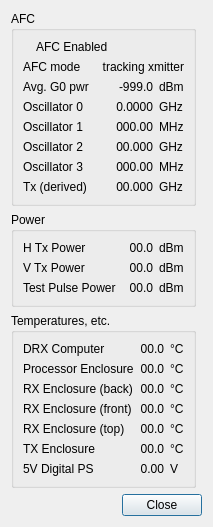
<?xml version="1.0" encoding="UTF-8"?>
<ui version="4.0">
 <class>KadrxMonitorDetails</class>
 <widget class="QDialog" name="KadrxMonitorDetails">
  <property name="geometry">
   <rect>
    <x>0</x>
    <y>0</y>
    <width>207</width>
    <height>487</height>
   </rect>
  </property>
  <property name="windowTitle">
   <string>kadrx Monitoring Details</string>
  </property>
  <layout class="QGridLayout" name="gridLayout">
   <item row="2" column="0">
    <widget class="QGroupBox" name="tempBox">
     <property name="title">
      <string>Temperatures, etc.</string>
     </property>
     <layout class="QGridLayout" name="gridLayout_4">
      <item row="2" column="2">
       <widget class="QLabel" name="rxBackTempUnits">
        <property name="text">
         <string>&lt;html&gt;&lt;head/&gt;&lt;body&gt;&lt;p&gt;°C&lt;/p&gt;&lt;/body&gt;&lt;/html&gt;</string>
        </property>
       </widget>
      </item>
      <item row="0" column="2">
       <widget class="QLabel" name="drxComputerTempUnits">
        <property name="sizePolicy">
         <sizepolicy hsizetype="Minimum" vsizetype="Preferred">
          <horstretch>0</horstretch>
          <verstretch>0</verstretch>
         </sizepolicy>
        </property>
        <property name="text">
         <string>&lt;html&gt;&lt;head/&gt;&lt;body&gt;&lt;p&gt;°C&lt;/p&gt;&lt;/body&gt;&lt;/html&gt;</string>
        </property>
       </widget>
      </item>
      <item row="7" column="2">
       <widget class="QLabel" name="psVoltageUnits">
        <property name="text">
         <string>V</string>
        </property>
       </widget>
      </item>
      <item row="1" column="2">
       <widget class="QLabel" name="procBoxTempUnits">
        <property name="sizePolicy">
         <sizepolicy hsizetype="Minimum" vsizetype="Preferred">
          <horstretch>0</horstretch>
          <verstretch>0</verstretch>
         </sizepolicy>
        </property>
        <property name="text">
         <string>&lt;html&gt;&lt;head/&gt;&lt;body&gt;&lt;p&gt;°C&lt;/p&gt;&lt;/body&gt;&lt;/html&gt;</string>
        </property>
       </widget>
      </item>
      <item row="3" column="1">
       <widget class="QLabel" name="rxBoxFrontValue">
        <property name="text">
         <string>00.0</string>
        </property>
        <property name="alignment">
         <set>Qt::AlignRight|Qt::AlignTrailing|Qt::AlignVCenter</set>
        </property>
       </widget>
      </item>
      <item row="3" column="0">
       <widget class="QLabel" name="rxFrontTempLabel">
        <property name="text">
         <string>RX Enclosure (front)</string>
        </property>
       </widget>
      </item>
      <item row="5" column="0">
       <widget class="QLabel" name="rxBoxTopLabel">
        <property name="text">
         <string>RX Enclosure (top)</string>
        </property>
       </widget>
      </item>
      <item row="5" column="2">
       <widget class="QLabel" name="rxBoxTopUnits">
        <property name="text">
         <string>&lt;html&gt;&lt;head/&gt;&lt;body&gt;&lt;p&gt;°C&lt;/p&gt;&lt;/body&gt;&lt;/html&gt;</string>
        </property>
       </widget>
      </item>
      <item row="2" column="0">
       <widget class="QLabel" name="rxBackTempLabel">
        <property name="text">
         <string>RX Enclosure (back)</string>
        </property>
       </widget>
      </item>
      <item row="7" column="0">
       <widget class="QLabel" name="psVoltageLabel">
        <property name="text">
         <string>5V Digital PS</string>
        </property>
       </widget>
      </item>
      <item row="7" column="1">
       <widget class="QLabel" name="psVoltageValue">
        <property name="text">
         <string>0.00</string>
        </property>
        <property name="alignment">
         <set>Qt::AlignRight|Qt::AlignTrailing|Qt::AlignVCenter</set>
        </property>
       </widget>
      </item>
      <item row="2" column="1">
       <widget class="QLabel" name="rxBackTempValue">
        <property name="text">
         <string>00.0</string>
        </property>
        <property name="alignment">
         <set>Qt::AlignRight|Qt::AlignTrailing|Qt::AlignVCenter</set>
        </property>
       </widget>
      </item>
      <item row="1" column="0">
       <widget class="QLabel" name="procBoxTempLabel">
        <property name="text">
         <string>Processor Enclosure</string>
        </property>
       </widget>
      </item>
      <item row="1" column="1">
       <widget class="QLabel" name="procBoxTempValue">
        <property name="sizePolicy">
         <sizepolicy hsizetype="MinimumExpanding" vsizetype="Preferred">
          <horstretch>0</horstretch>
          <verstretch>0</verstretch>
         </sizepolicy>
        </property>
        <property name="text">
         <string>00.0</string>
        </property>
        <property name="alignment">
         <set>Qt::AlignRight|Qt::AlignTrailing|Qt::AlignVCenter</set>
        </property>
       </widget>
      </item>
      <item row="5" column="1">
       <widget class="QLabel" name="rxBoxTopValue">
        <property name="text">
         <string>00.0</string>
        </property>
        <property name="alignment">
         <set>Qt::AlignRight|Qt::AlignTrailing|Qt::AlignVCenter</set>
        </property>
       </widget>
      </item>
      <item row="0" column="1">
       <widget class="QLabel" name="drxComputerTempValue">
        <property name="sizePolicy">
         <sizepolicy hsizetype="MinimumExpanding" vsizetype="Preferred">
          <horstretch>0</horstretch>
          <verstretch>0</verstretch>
         </sizepolicy>
        </property>
        <property name="text">
         <string>00.0</string>
        </property>
        <property name="alignment">
         <set>Qt::AlignRight|Qt::AlignTrailing|Qt::AlignVCenter</set>
        </property>
       </widget>
      </item>
      <item row="0" column="0">
       <widget class="QLabel" name="drxComputerTempLabel">
        <property name="text">
         <string>DRX Computer</string>
        </property>
       </widget>
      </item>
      <item row="3" column="2">
       <widget class="QLabel" name="rxBoxFrontUnits">
        <property name="text">
         <string>&lt;html&gt;&lt;head/&gt;&lt;body&gt;&lt;p&gt;°C&lt;/p&gt;&lt;/body&gt;&lt;/html&gt;</string>
        </property>
       </widget>
      </item>
      <item row="6" column="0">
       <widget class="QLabel" name="txBoxTempLabel">
        <property name="text">
         <string>TX Enclosure</string>
        </property>
       </widget>
      </item>
      <item row="6" column="1">
       <widget class="QLabel" name="txBoxTempValue">
        <property name="text">
         <string>00.0</string>
        </property>
        <property name="alignment">
         <set>Qt::AlignRight|Qt::AlignTrailing|Qt::AlignVCenter</set>
        </property>
       </widget>
      </item>
      <item row="6" column="2">
       <widget class="QLabel" name="txBoxTempUnits">
        <property name="text">
         <string>&lt;html&gt;&lt;head/&gt;&lt;body&gt;&lt;p&gt;°C&lt;/p&gt;&lt;/body&gt;&lt;/html&gt;</string>
        </property>
       </widget>
      </item>
     </layout>
    </widget>
   </item>
   <item row="10" column="0" colspan="2">
    <widget class="QDialogButtonBox" name="buttonBox">
     <property name="focusPolicy">
      <enum>Qt::TabFocus</enum>
     </property>
     <property name="orientation">
      <enum>Qt::Horizontal</enum>
     </property>
     <property name="standardButtons">
      <set>QDialogButtonBox::Close</set>
     </property>
    </widget>
   </item>
   <item row="1" column="0">
    <widget class="QGroupBox" name="powerBox">
     <property name="sizePolicy">
      <sizepolicy hsizetype="MinimumExpanding" vsizetype="Preferred">
       <horstretch>0</horstretch>
       <verstretch>0</verstretch>
      </sizepolicy>
     </property>
     <property name="title">
      <string>Power</string>
     </property>
     <layout class="QGridLayout" name="gridLayout_3">
      <item row="0" column="2">
       <widget class="QLabel" name="hTxPowerUnits">
        <property name="sizePolicy">
         <sizepolicy hsizetype="Minimum" vsizetype="Preferred">
          <horstretch>0</horstretch>
          <verstretch>0</verstretch>
         </sizepolicy>
        </property>
        <property name="text">
         <string>dBm</string>
        </property>
       </widget>
      </item>
      <item row="0" column="0">
       <widget class="QLabel" name="hTxPowerLabel">
        <property name="text">
         <string>H Tx Power</string>
        </property>
       </widget>
      </item>
      <item row="2" column="0">
       <widget class="QLabel" name="testPulsePowerLabel">
        <property name="text">
         <string>Test Pulse Power</string>
        </property>
       </widget>
      </item>
      <item row="2" column="1">
       <widget class="QLabel" name="testPulsePowerValue">
        <property name="sizePolicy">
         <sizepolicy hsizetype="MinimumExpanding" vsizetype="Preferred">
          <horstretch>0</horstretch>
          <verstretch>0</verstretch>
         </sizepolicy>
        </property>
        <property name="text">
         <string>00.0</string>
        </property>
        <property name="alignment">
         <set>Qt::AlignRight|Qt::AlignTrailing|Qt::AlignVCenter</set>
        </property>
       </widget>
      </item>
      <item row="2" column="2">
       <widget class="QLabel" name="testPulsePowerUnits">
        <property name="sizePolicy">
         <sizepolicy hsizetype="Minimum" vsizetype="Preferred">
          <horstretch>0</horstretch>
          <verstretch>0</verstretch>
         </sizepolicy>
        </property>
        <property name="text">
         <string>dBm</string>
        </property>
       </widget>
      </item>
      <item row="1" column="2">
       <widget class="QLabel" name="vTxPowerUnits">
        <property name="sizePolicy">
         <sizepolicy hsizetype="Minimum" vsizetype="Preferred">
          <horstretch>0</horstretch>
          <verstretch>0</verstretch>
         </sizepolicy>
        </property>
        <property name="text">
         <string>dBm</string>
        </property>
       </widget>
      </item>
      <item row="0" column="1">
       <widget class="QLabel" name="hTxPowerValue">
        <property name="sizePolicy">
         <sizepolicy hsizetype="MinimumExpanding" vsizetype="Preferred">
          <horstretch>0</horstretch>
          <verstretch>0</verstretch>
         </sizepolicy>
        </property>
        <property name="text">
         <string>00.0</string>
        </property>
        <property name="alignment">
         <set>Qt::AlignRight|Qt::AlignTrailing|Qt::AlignVCenter</set>
        </property>
       </widget>
      </item>
      <item row="1" column="1">
       <widget class="QLabel" name="vTxPowerValue">
        <property name="sizePolicy">
         <sizepolicy hsizetype="MinimumExpanding" vsizetype="Preferred">
          <horstretch>0</horstretch>
          <verstretch>0</verstretch>
         </sizepolicy>
        </property>
        <property name="text">
         <string>00.0</string>
        </property>
        <property name="alignment">
         <set>Qt::AlignRight|Qt::AlignTrailing|Qt::AlignVCenter</set>
        </property>
       </widget>
      </item>
      <item row="1" column="0">
       <widget class="QLabel" name="vTxPowerLabel">
        <property name="text">
         <string>V Tx Power</string>
        </property>
       </widget>
      </item>
     </layout>
     <zorder>hTxPowerLabel</zorder>
     <zorder>hTxPowerValue</zorder>
     <zorder>hTxPowerUnits</zorder>
     <zorder>vTxPowerLabel</zorder>
     <zorder>vTxPowerValue</zorder>
     <zorder>vTxPowerUnits</zorder>
     <zorder>testPulsePowerLabel</zorder>
     <zorder>testPulsePowerValue</zorder>
     <zorder>testPulsePowerUnits</zorder>
    </widget>
   </item>
   <item row="0" column="0">
    <widget class="QGroupBox" name="afcBox">
     <property name="sizePolicy">
      <sizepolicy hsizetype="MinimumExpanding" vsizetype="Preferred">
       <horstretch>0</horstretch>
       <verstretch>0</verstretch>
      </sizepolicy>
     </property>
     <property name="title">
      <string>AFC</string>
     </property>
     <property name="flat">
      <bool>false</bool>
     </property>
     <property name="checkable">
      <bool>false</bool>
     </property>
     <layout class="QVBoxLayout" name="verticalLayout">
      <item>
       <widget class="QFrame" name="afcEnabledFrame">
        <property name="frameShape">
         <enum>QFrame::NoFrame</enum>
        </property>
        <property name="frameShadow">
         <enum>QFrame::Raised</enum>
        </property>
        <layout class="QHBoxLayout" name="horizontalLayout">
         <property name="margin">
          <number>0</number>
         </property>
         <item>
          <widget class="QLabel" name="afcEnabledIcon">
           <property name="text">
            <string/>
           </property>
           <property name="pixmap">
            <pixmap resource="KaGuiMainWindow.qrc">:/greenLED_off.png</pixmap>
           </property>
          </widget>
         </item>
         <item>
          <widget class="QLabel" name="afcEnabledLabel">
           <property name="sizePolicy">
            <sizepolicy hsizetype="MinimumExpanding" vsizetype="Preferred">
             <horstretch>0</horstretch>
             <verstretch>0</verstretch>
            </sizepolicy>
           </property>
           <property name="text">
            <string>AFC Enabled</string>
           </property>
          </widget>
         </item>
        </layout>
       </widget>
      </item>
      <item>
       <widget class="QFrame" name="oscillatorFrame">
        <property name="frameShape">
         <enum>QFrame::NoFrame</enum>
        </property>
        <property name="frameShadow">
         <enum>QFrame::Raised</enum>
        </property>
        <layout class="QGridLayout" name="gridLayout_5">
         <property name="margin">
          <number>0</number>
         </property>
         <item row="5" column="2">
          <widget class="QLabel" name="osc3FreqUnits">
           <property name="text">
            <string>MHz</string>
           </property>
          </widget>
         </item>
         <item row="3" column="0">
          <widget class="QLabel" name="osc1FreqLabel">
           <property name="text">
            <string>Oscillator 1</string>
           </property>
          </widget>
         </item>
         <item row="4" column="2">
          <widget class="QLabel" name="osc2FreqUnits">
           <property name="text">
            <string>GHz</string>
           </property>
          </widget>
         </item>
         <item row="4" column="1">
          <widget class="QLabel" name="osc2FreqValue">
           <property name="sizePolicy">
            <sizepolicy hsizetype="MinimumExpanding" vsizetype="Preferred">
             <horstretch>0</horstretch>
             <verstretch>0</verstretch>
            </sizepolicy>
           </property>
           <property name="text">
            <string>00.000</string>
           </property>
           <property name="alignment">
            <set>Qt::AlignRight|Qt::AlignTrailing|Qt::AlignVCenter</set>
           </property>
          </widget>
         </item>
         <item row="2" column="1">
          <widget class="QLabel" name="osc0FreqValue">
           <property name="sizePolicy">
            <sizepolicy hsizetype="MinimumExpanding" vsizetype="Preferred">
             <horstretch>0</horstretch>
             <verstretch>0</verstretch>
            </sizepolicy>
           </property>
           <property name="text">
            <string>0.0000</string>
           </property>
           <property name="alignment">
            <set>Qt::AlignRight|Qt::AlignTrailing|Qt::AlignVCenter</set>
           </property>
          </widget>
         </item>
         <item row="3" column="2">
          <widget class="QLabel" name="osc1FreqUnits">
           <property name="text">
            <string>MHz</string>
           </property>
          </widget>
         </item>
         <item row="4" column="0">
          <widget class="QLabel" name="osc2FreqLabel">
           <property name="text">
            <string>Oscillator 2</string>
           </property>
          </widget>
         </item>
         <item row="2" column="2">
          <widget class="QLabel" name="osc0FreqUnits">
           <property name="text">
            <string>GHz</string>
           </property>
          </widget>
         </item>
         <item row="5" column="1">
          <widget class="QLabel" name="osc3FreqValue">
           <property name="sizePolicy">
            <sizepolicy hsizetype="MinimumExpanding" vsizetype="Preferred">
             <horstretch>0</horstretch>
             <verstretch>0</verstretch>
            </sizepolicy>
           </property>
           <property name="text">
            <string>000.00</string>
           </property>
           <property name="alignment">
            <set>Qt::AlignRight|Qt::AlignTrailing|Qt::AlignVCenter</set>
           </property>
          </widget>
         </item>
         <item row="2" column="0">
          <widget class="QLabel" name="osc0FreqLabel">
           <property name="text">
            <string>Oscillator 0</string>
           </property>
          </widget>
         </item>
         <item row="5" column="0">
          <widget class="QLabel" name="osc3FreqLabel">
           <property name="text">
            <string>Oscillator 3</string>
           </property>
          </widget>
         </item>
         <item row="3" column="1">
          <widget class="QLabel" name="osc1FreqValue">
           <property name="sizePolicy">
            <sizepolicy hsizetype="MinimumExpanding" vsizetype="Preferred">
             <horstretch>0</horstretch>
             <verstretch>0</verstretch>
            </sizepolicy>
           </property>
           <property name="text">
            <string>000.00</string>
           </property>
           <property name="alignment">
            <set>Qt::AlignRight|Qt::AlignTrailing|Qt::AlignVCenter</set>
           </property>
          </widget>
         </item>
         <item row="6" column="0">
          <widget class="QLabel" name="derivedTxFreqLabel">
           <property name="text">
            <string>Tx (derived)</string>
           </property>
          </widget>
         </item>
         <item row="6" column="1">
          <widget class="QLabel" name="derivedTxFreqValue">
           <property name="sizePolicy">
            <sizepolicy hsizetype="MinimumExpanding" vsizetype="Preferred">
             <horstretch>0</horstretch>
             <verstretch>0</verstretch>
            </sizepolicy>
           </property>
           <property name="text">
            <string>00.000</string>
           </property>
           <property name="alignment">
            <set>Qt::AlignRight|Qt::AlignTrailing|Qt::AlignVCenter</set>
           </property>
          </widget>
         </item>
         <item row="6" column="2">
          <widget class="QLabel" name="derivedTxFreqUnits">
           <property name="text">
            <string>GHz</string>
           </property>
          </widget>
         </item>
         <item row="0" column="0">
          <widget class="QLabel" name="afcModeLabel">
           <property name="text">
            <string>AFC mode</string>
           </property>
          </widget>
         </item>
         <item row="0" column="1" colspan="2">
          <widget class="QLabel" name="afcModeValue">
           <property name="text">
            <string>tracking xmitter</string>
           </property>
           <property name="alignment">
            <set>Qt::AlignRight|Qt::AlignTrailing|Qt::AlignVCenter</set>
           </property>
          </widget>
         </item>
         <item row="1" column="0">
          <widget class="QLabel" name="g0PowerLabel">
           <property name="text">
            <string>Avg. G0 pwr</string>
           </property>
          </widget>
         </item>
         <item row="1" column="1">
          <widget class="QLabel" name="g0PowerValue">
           <property name="text">
            <string>-999.0</string>
           </property>
           <property name="alignment">
            <set>Qt::AlignRight|Qt::AlignTrailing|Qt::AlignVCenter</set>
           </property>
          </widget>
         </item>
         <item row="1" column="2">
          <widget class="QLabel" name="g0PowerUnits">
           <property name="text">
            <string>dBm</string>
           </property>
          </widget>
         </item>
        </layout>
       </widget>
      </item>
     </layout>
    </widget>
   </item>
  </layout>
 </widget>
 <resources>
  <include location="KaGuiMainWindow.qrc"/>
  <include location="KaGuiMainWindow.qrc"/>
 </resources>
 <connections>
  <connection>
   <sender>buttonBox</sender>
   <signal>accepted()</signal>
   <receiver>KadrxMonitorDetails</receiver>
   <slot>accept()</slot>
   <hints>
    <hint type="sourcelabel">
     <x>212</x>
     <y>442</y>
    </hint>
    <hint type="destinationlabel">
     <x>157</x>
     <y>274</y>
    </hint>
   </hints>
  </connection>
  <connection>
   <sender>buttonBox</sender>
   <signal>rejected()</signal>
   <receiver>KadrxMonitorDetails</receiver>
   <slot>reject()</slot>
   <hints>
    <hint type="sourcelabel">
     <x>212</x>
     <y>448</y>
    </hint>
    <hint type="destinationlabel">
     <x>218</x>
     <y>274</y>
    </hint>
   </hints>
  </connection>
 </connections>
</ui>
